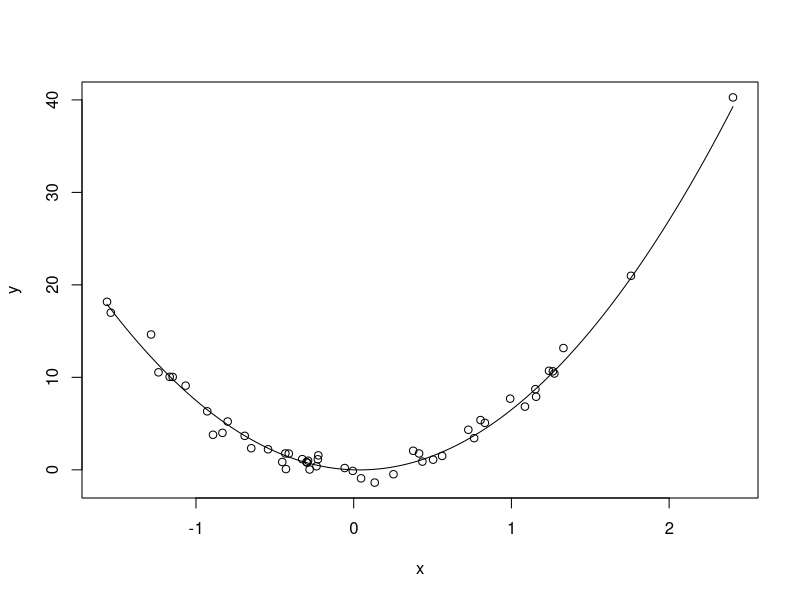
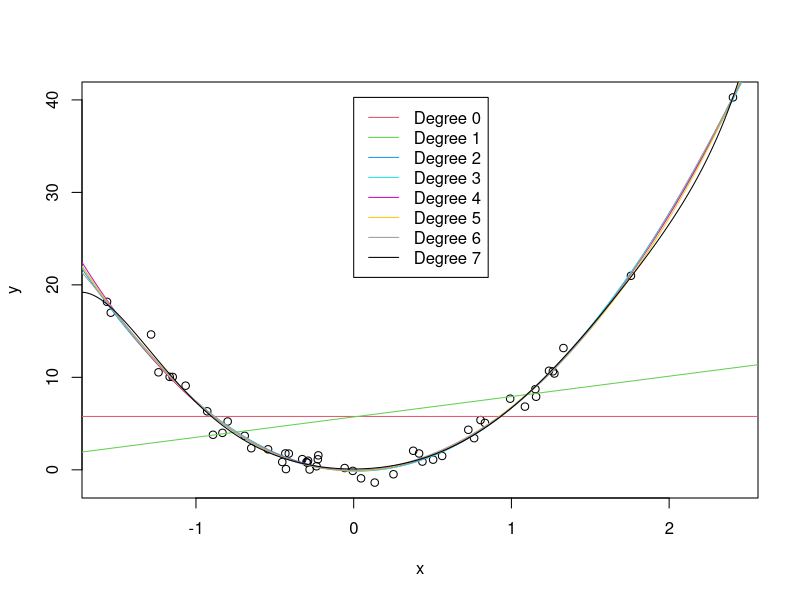
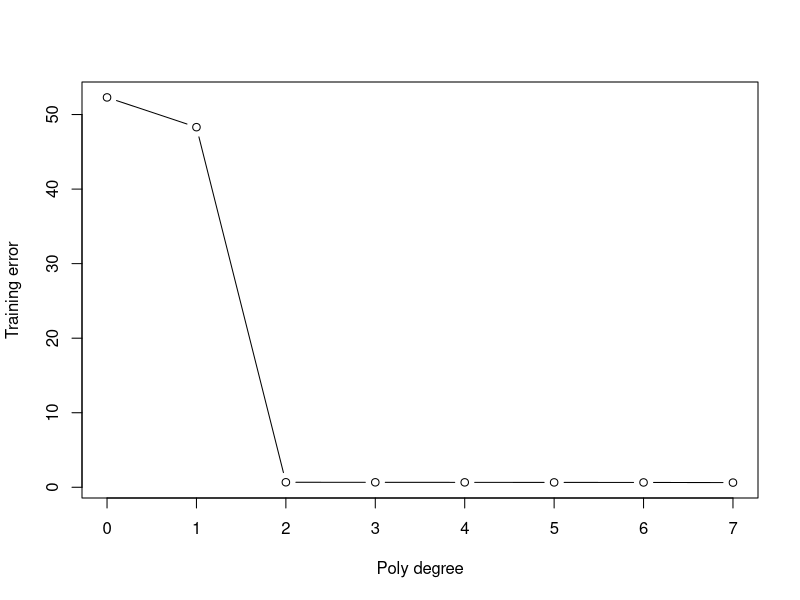
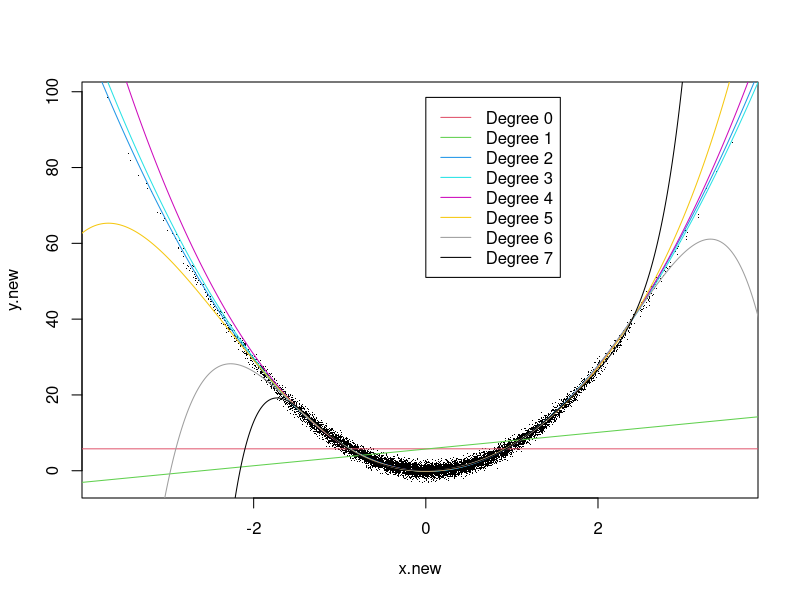
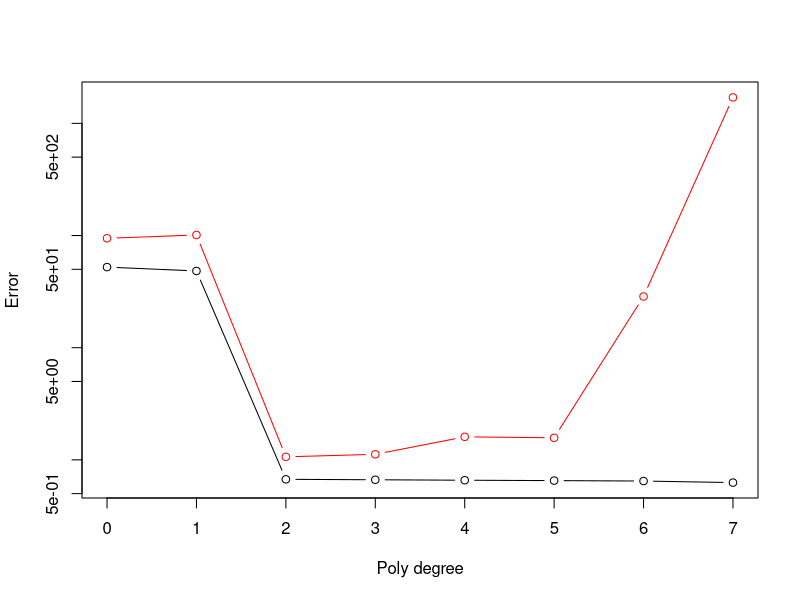
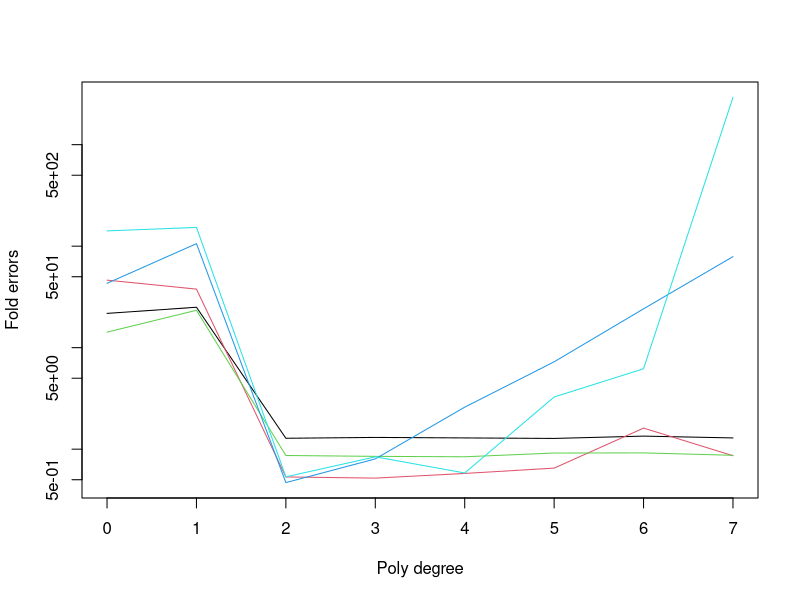
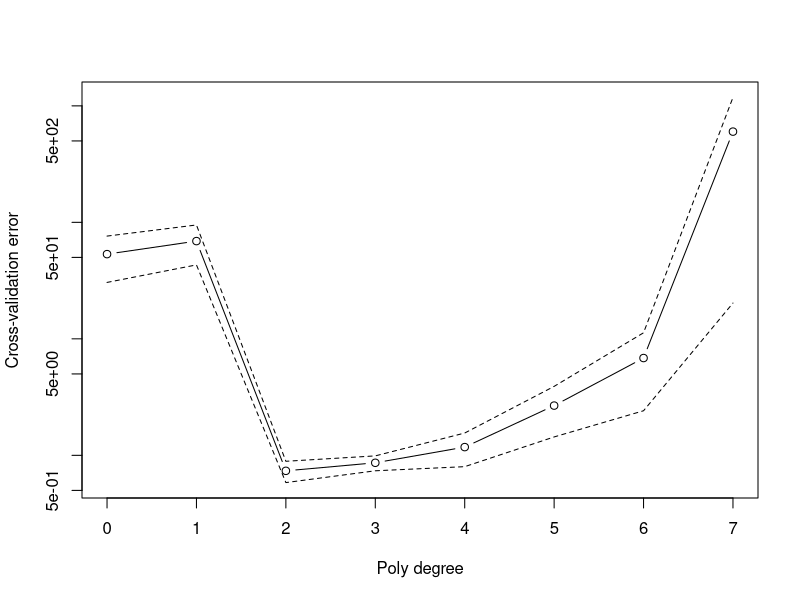
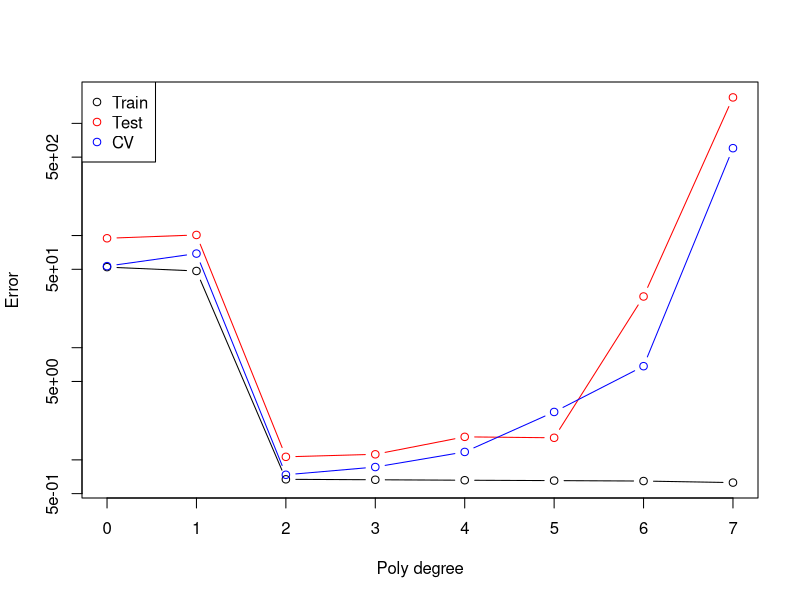

Generate these figures, in order, with R:
##### Training and test evaluations #####

# Training data
r = function(x) {
  return(7*x^2 - 0.5*x)
}

set.seed(0)
n = 50
x = sort(rnorm(n))
err = rnorm(n)
y = r(x) + err

plot(x,y)
curve(7*x^2-0.5*x,add=TRUE)

# Fit polynomials 
maxdeg = 7
x0 = seq(-4,4,length=1000)
fits = matrix(0,length(x0),maxdeg+1)
err.tr = numeric(maxdeg+1)

for (d in 0:maxdeg) {
  # Fit degree d polynomial
  if (d==0) linmod = lm(y~1)
  else linmod = lm(y~poly(x,d))

  # Fitted values at x0
  fits[,d+1] = predict(linmod,data.frame(x=x0))

  # Training error
  err.tr[d+1] = mean(linmod$residuals^2)
}

# Plot fitted values
xlim = range(x)
plot(x,y,xlim=xlim)
for (d in 0:maxdeg) {
  lines(x0,fits[,d+1],col=d+2)
}
legend(0,max(y),lty=1,col=0:maxdeg+2,
       legend=paste("Degree",0:maxdeg))

# Plot training error
plot(0:maxdeg,err.tr,type="b",
     xlab="Poly degree",ylab="Training error")

# Test data
m = 10000
x.new = sort(rnorm(m))
y.new = r(x.new) + rnorm(m)

plot(x.new,y.new,pch=".")
for (d in 0:maxdeg) {
  lines(x0,fits[,d+1],col=d+2)
}
legend(0,max(y.new),lty=1,col=0:maxdeg+2,
       legend=paste("Degree",0:maxdeg))

err.te = numeric(maxdeg+1)
for (d in 0:maxdeg) {
  # Fit degree d polynomial
  if (d==0) linmod = lm(y~1)
  else linmod = lm(y~poly(x,d))
  
  fits.new = predict(linmod,data.frame(x=x.new))
  err.te[d+1] = mean((y.new-fits.new)^2)
}

# Plot training and test errors
ylim = range(c(err.tr,err.te))
plot(0:maxdeg,err.tr,type="b",ylim=ylim,log="y",
     xlab="Poly degree",ylab="Error")
points(0:maxdeg,err.te,type="b",col="red")

##### Cross-validation #####

# Create folds
set.seed(1)
K = 5
fold.assignments = rep(1:K,length=n)
fold.assignments = sample(fold.assignments)

# Perform cross-validation
err.cv = matrix(0,K,maxdeg+1)
for (k in 1:K) {
  # Print out progress
  cat("Fold",k,"... ")
  
  # Partition into internal training and test sets
  inds = which(fold.assignments==k)
  x.tr = x[-inds]
  y.tr = y[-inds]
  x.te = x[inds]
  y.te = y[inds]

  for (d in 0:maxdeg) {
    # Fit degree d polynomial
    if (d==0) linmod = lm(y.tr~1)
    else linmod = lm(y.tr~poly(x.tr,d))

    # Cross-validation error
    y.pred = predict(linmod,data.frame(x.tr=x.te))
    err.cv[k,d+1] = mean((y.te-y.pred)^2)
  }
}

# Plot the individual cross-validation error curves,
# i.e., one curve for each fold
matplot(0:maxdeg,t(err.cv),type="l",lty=1,log="y",
        xlab="Poly degree",ylab="Fold errors")

# Average across folds, and compute the standard errors
err.cv.ave = colMeans(err.cv)
err.cv.se = apply(err.cv,2,sd)/sqrt(K)

# Plot the cross-validation error curve with standard errors
ylim = range(c(err.cv.ave+err.cv.se,err.cv.ave-err.cv.se))
plot(0:maxdeg,err.cv.ave,type="b",log="y",ylim=ylim,
     xlab="Poly degree",ylab="Cross-validation error")
lines(0:maxdeg,err.cv.ave+err.cv.se,lty=2)
lines(0:maxdeg,err.cv.ave-err.cv.se,lty=2)

# Plot all three: training, cross-validation, test error curves
ylim = range(c(err.tr,err.te,err.cv.ave))
plot(0:maxdeg,err.tr,type="b",log="y",ylim=ylim,
     xlab="Poly degree",ylab="Error")
points(0:maxdeg,err.te,type="b",col="red")
points(0:maxdeg,err.cv.ave,type="b",col="blue")
legend("topleft",pch=21,col=c("black","red","blue"),
       legend=c("Train","Test","CV"))
